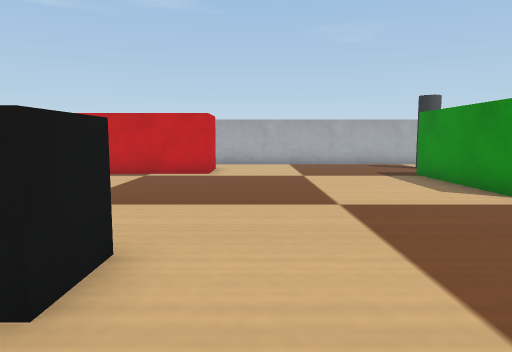
View 1 (above)

16 first-person views from a walk through a Webots world. The camera is 0.06 m above the floor, tilts 6° down and sees 70° across. The floor is counted in squares, 0.05 m on a side. Each view is taken from the middle of a square. On the plan, view 1 faces up. The plan holds only what a view shows up to about 14 squares ahead; the rest is blank. Robots are left out. Simple shapes and patterns stand in for the simulator's stock objects.

View 2
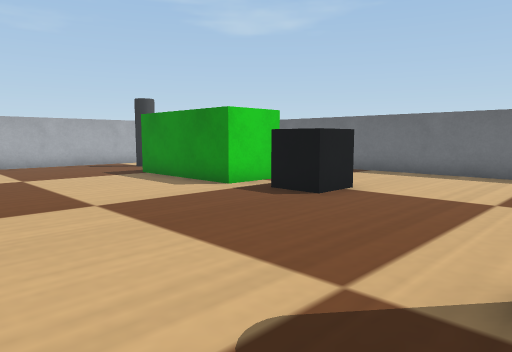

View 3
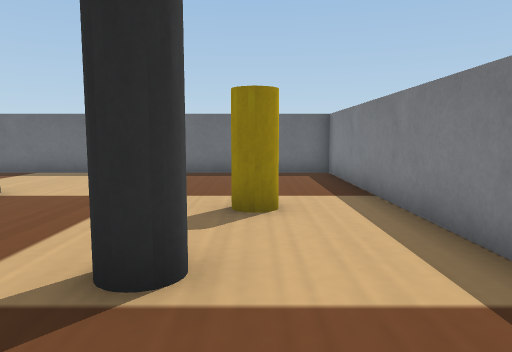

View 4
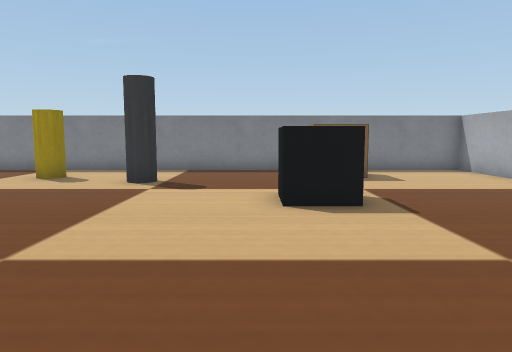

View 5
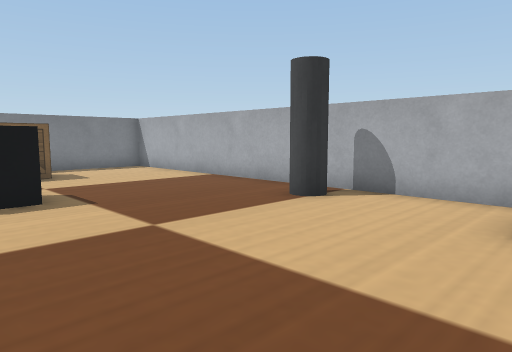

View 6
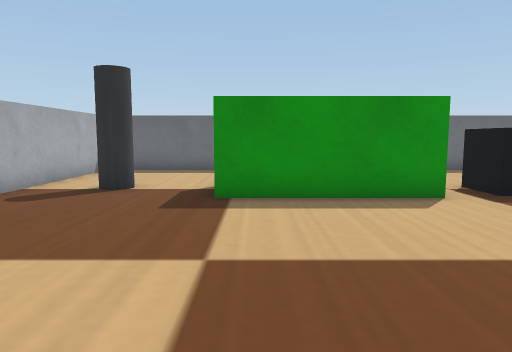

View 7
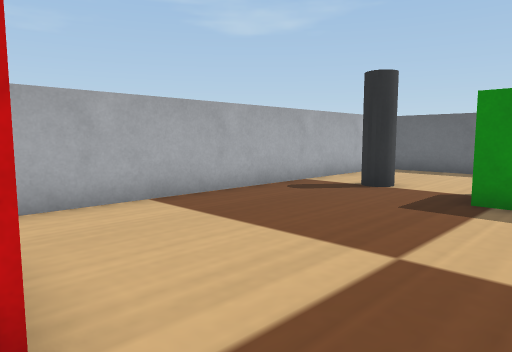

View 8
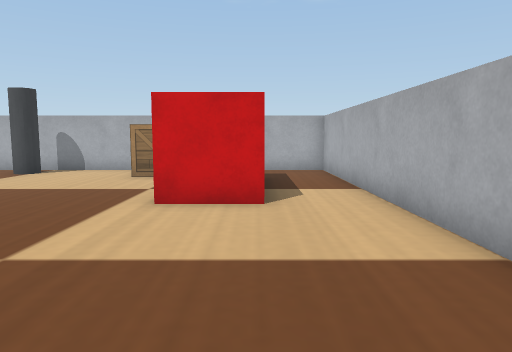

View 9
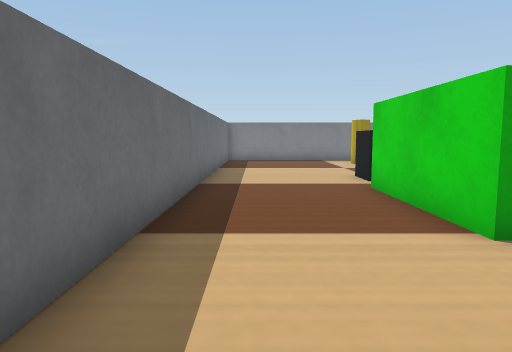

View 10
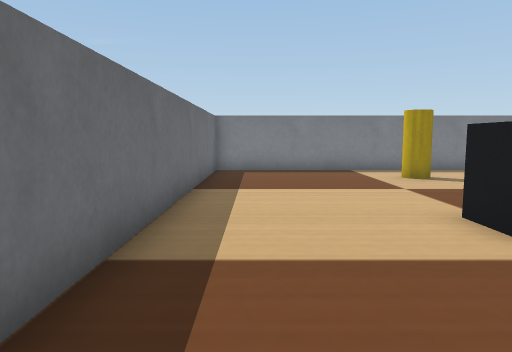

View 11
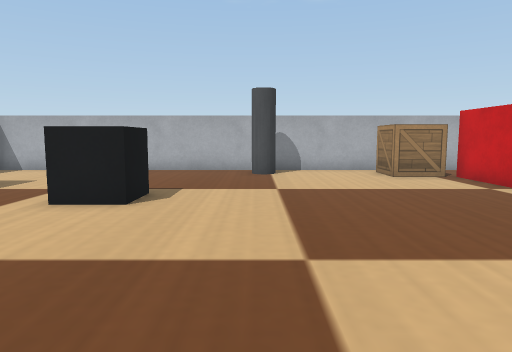

View 12
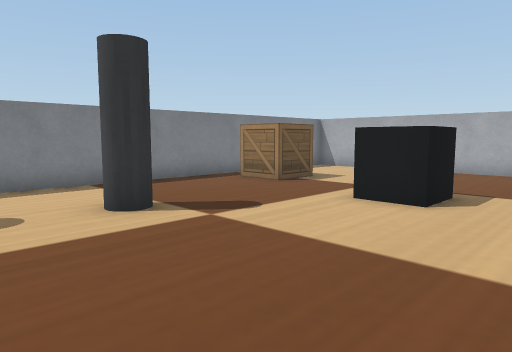

View 13
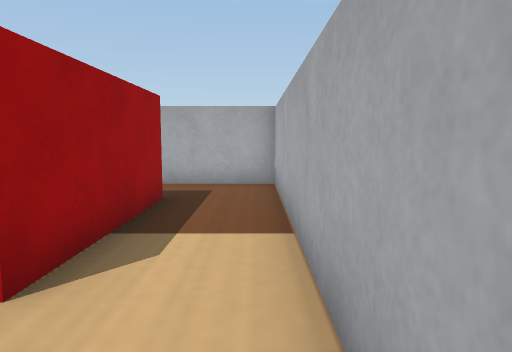

View 14
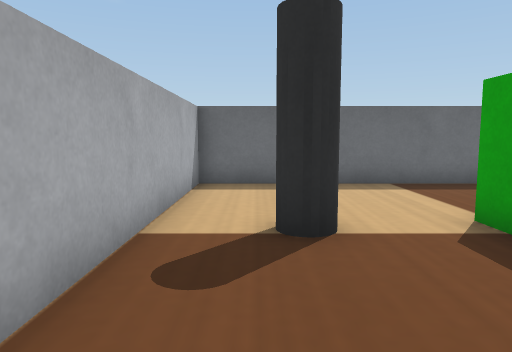

View 15
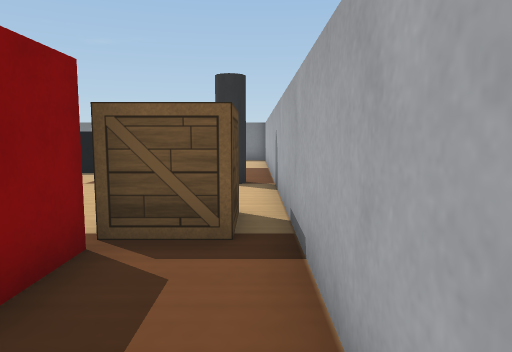

View 16
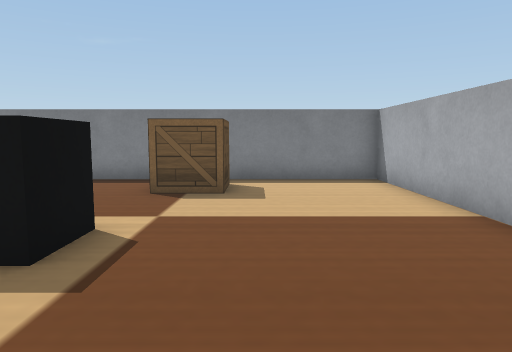

### Floor plan
Key: @ floor where view 1 was taken; # wall or solid block; . floor; C dark grey cylinder; B red box; G green box; L black box; P yellow pole; W wooden box.
Columns run from 9 left of view 1 to 12 right of it. Each row starts with its distance up from view 1.
 17 ######################
 16 #....................#
 15 #...............C....#
 14 #..BBBBB.......CC....#
 13 #..B   B.............#
 12 #.WWBBBB.......GG....#
 11 #W W..........G G....#
 10 #.W...........G G....#
  9 #.............G G....#
  8 #.............G G....#
  7 ##.............GG....#
  6 #CC............LL....#
  5 #..............LL....#
  4 #.....LL.............#
  3 #.....LL.............#
  2 #.....LL.............#
  1 #....................#
  0 #........@.C.........#
 -1 #....WW.......P......#
 -2 #....WW..............#
 -3 #....................#
 -4 ######################

Where each view was taken, in squares from view 1:
view 1: 0 up, 0 right, facing up
view 2: 0 up, 1 left, facing up-right
view 3: 1 down, 1 left, facing right
view 4: 10 up, 1 left, facing down
view 5: 11 up, 1 left, facing down-left
view 6: 11 up, 2 left, facing right
view 7: 10 up, 2 left, facing up-right
view 8: 14 up, 5 right, facing left
view 9: 16 up, 10 right, facing down
view 10: 10 up, 10 right, facing down
view 11: 6 up, 5 right, facing left
view 12: 6 up, 5 right, facing down-left
view 13: 16 up, 1 right, facing left
view 14: 15 up, 2 right, facing right
view 15: 16 up, 8 left, facing down
view 16: 7 up, 5 left, facing down
